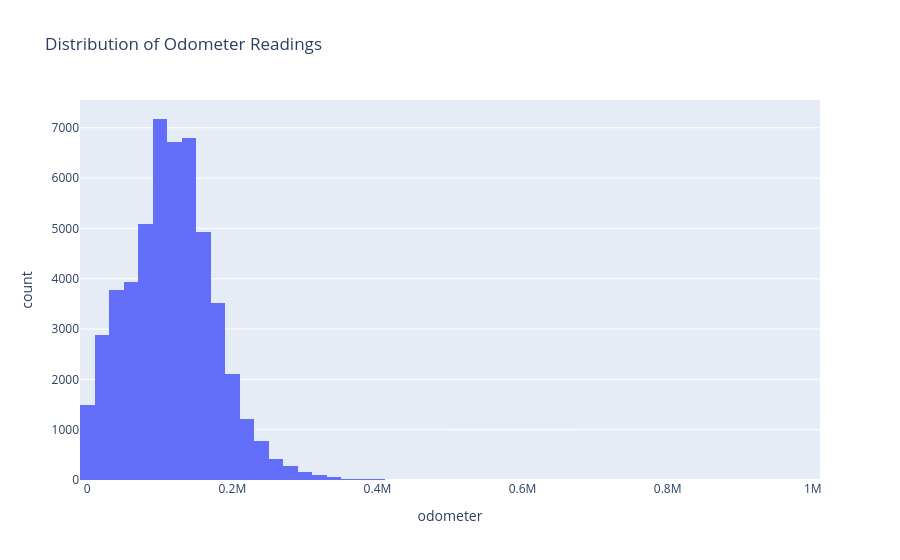

Notebook code for this chart:
### Code cell
fig = px.histogram(
    df,
    x="odometer",
    nbins=50,
    title="Distribution of Odometer Readings"
)

fig.show()

### Figure 1 — Plotly figure (JSON) as saved in the notebook; plotly's stock layout.template omitted (floating-point values rounded to 4 significant figures; data arrays with more than 128 entries replaced by an {"elided": "..."} marker saying what was removed)
{"data": [{"bingroup": "x", "hovertemplate": "odometer=%{x}<br>count=%{y}<extra></extra>", "legendgroup": "", "marker": {"color": "#636efa", "pattern": {"shape": ""}}, "name": "", "nbinsx": 50, "orientation": "v", "showlegend": false, "type": "histogram", "x": {"elided": "51525 float values"}, "xaxis": "x", "yaxis": "y"}], "layout": {"barmode": "relative", "legend": {"tracegroupgap": 0}, "title": {"text": "Distribution of Odometer Readings"}, "xaxis": {"anchor": "y", "domain": [0, 1], "title": {"text": "odometer"}}, "yaxis": {"anchor": "x", "domain": [0, 1], "title": {"text": "count"}}}}
